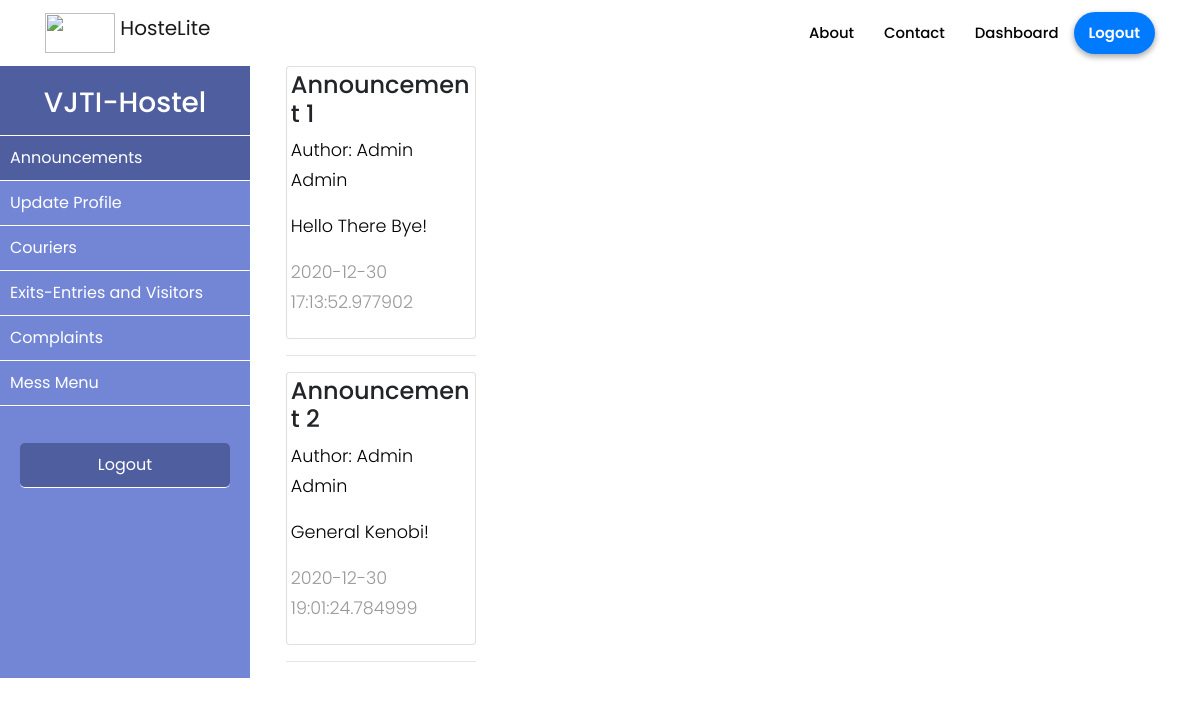
/student/announcements (signed in), run on the app's committed database.
### hostelmanagement/models.py (models this page shows, shortened)
class Announcement(db.Model):
    id = db.Column(db.Integer, primary_key=True)
    title = db.Column(db.String(100), nullable=False)
    date_posted = db.Column(db.DateTime, nullable=False, default=datetime.utcnow)
    content = db.Column(db.Text, nullable=False)
    user_id = db.Column(db.Integer, db.ForeignKey('user.id'), nullable=False)

class User(db.Model, UserMixin):
    id = db.Column(db.Integer, primary_key=True)
    college_id = db.Column(db.String(9), unique=True, nullable=False)
    firstname = db.Column(db.String(20), nullable=False)
    lastname = db.Column(db.String(20), nullable=False)
    email = db.Column(db.String(120), unique=True, nullable=False)
    password = db.Column(db.String(60), nullable=False)
    phone = db.Column(db.String(10), unique=True, nullable=False)
    address = db.Column(db.Text, nullable=False)
    course = db.Column(db.String(20),nullable=True)
    department = db.Column(db.String(20), nullable=True)
    user_type = db.Column(db.Integer, nullable = False, default=1)
    room_no = db.Column(db.Integer, nullable = True)
    announcements = db.relationship('Announcement', backref='author', lazy=True)
    complaints = db.relationship('Complaint', backref='author', lazy=True)
    mess_menu = db.relationship('MessMenu', backref='author', lazy=True)
    courier = db.relationship('Courier', backref='user', lazy=True)
    exitentry = db.relationship('ExitEntry', backref='user', lazy=True)
    visitor = db.relationship('Visitor', backref='user', lazy=True)

### hostelmanagement/routes.py (the view)
@app.route("/student/announcements")
@login_required
def display_student_announcements():
    user = current_user
    announcements = Announcement.query.all()
    return render_template('student/announcements.html', title = 'Announcements', announcements = announcements, user=user)

### hostelmanagement/models.py (called while the page is built)
@login_manager.user_loader
def load_user(user_id):
    return User.query.get(int(user_id))

### hostelmanagement/templates/student/announcements.html (shortened to what this page needs)
{% extends 'student/students_layout.html' %}
{% block student_announcements %}active{% endblock student_announcements %}
{% block student_content %}
    <div class="container" style="padding: 0 10%;">
        {% if announcements %}
        {% for announcement in announcements %}
            <div class="card">
                <h4>{{announcement.title}}</h4>
                <p style="color: black">Author: {{announcement.author.firstname}} {{announcement.author.lastname}}</p>
                <p style="color: black;">{{announcement.content}}</p>
                <p style="float: right;">{{announcement.date_posted}}</p>
            </div>
            <hr>
        {% endfor %}
    {% else %}
        <h2>No Announcements</h2>
    {% endif %}
    </div>
{% endblock student_content %}

### hostelmanagement/static/style.css (style rules this page uses)
* { margin: 0; padding: 0; font-family: "Poppins", sans-serif; font-size: 16px; box-sizing: border-box; }
body { overflow-x:hidden; scroll-behavior: smooth; }
p { font-family: 'Poppins', sans-serif; font-size: 1.1em; font-weight: 300; line-height: 1.7em; color: #999; }

### hostelmanagement/templates/student/announcements.html (style rules this page uses)
.card { padding: 2%; }

### data on the page
Announcement: title "Announcement 1", author.firstname "Admin", author.lastname "Admin", content "Hello There Bye!", date_posted "2020-12-30 17:13:52.977902"
Announcement: title "Announcement 2", author.firstname "Admin", author.lastname "Admin", content "General Kenobi!", date_posted "2020-12-30 19:01:24.784999"
